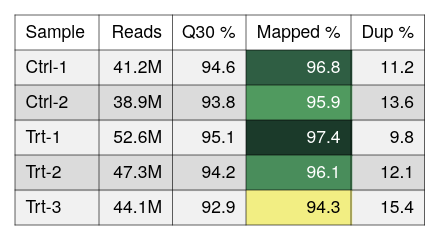

This figure's Vega-Lite source:
### Vega-Lite specification from a JSON file in a GitHub repository (floating-point values rounded to 4 significant figures)
{"background": null, "config": {"arc": {"fill": "#DBDBDB", "fillOpacity": 1.0, "innerRadius": 25.0, "padAngle": 0.03, "stroke": "black", "strokeOpacity": 1, "strokeWidth": 0.25}, "area": {"fill": "#DBDBDB", "fillOpacity": 1.0, "stroke": "black", "strokeOpacity": 1, "strokeWidth": 0.25}, "axis": {"domain": true, "domainCap": "round", "domainColor": "black", "domainWidth": 0.25, "grid": false, "gridCap": "round", "gridColor": "#F1F1F1", "gridDash": [0, 0], "gridOpacity": 1.0, "gridWidth": 0.25, "labelColor": "black", "labelFont": "Helvetica Neue", "labelFontSize": 7, "labelFontStyle": "normal", "labelFontWeight": 400, "offset": 4.5, "ticks": true, "tickCap": "round", "tickColor": "black", "tickRound": false, "tickSize": 3, "tickWidth": 0.25, "titleColor": "black", "titleFont": "Helvetica Neue", "titleFontSize": 7, "titleFontStyle": "normal", "titleFontWeight": 400}, "axisX": {"domain": true, "labelAlign": "center", "labelAngle": 0, "labels": true, "ticks": true, "translate": 0}, "axisY": {"domain": true, "labelAlign": "right", "labelAngle": 0, "labels": true, "ticks": true, "translate": 0}, "axisRight": {"domain": true, "labelAlign": "left", "labelAngle": 0, "labels": true, "ticks": true, "translate": 0}, "axisTop": {"domain": true, "labelAlign": "center", "labelAngle": 0, "labels": true, "ticks": true, "translate": 0}, "axisBand": {"tickOffset": 0}, "bar": {"fill": "#DBDBDB", "fillOpacity": 1.0, "stroke": "black", "strokeOpacity": 1, "strokeWidth": 0.25}, "boxplot": {"size": 9.0, "ticks": {"cornerRadius": 0.25, "fill": "black", "opacity": 1, "size": 4.5, "thickness": 0.25}, "box": {"fillOpacity": 1.0, "stroke": "black", "strokeOpacity": 1, "strokeWidth": 0.25}, "median": {"cornerRadius": 0, "fill": "black", "fillOpacity": 1.0, "opacity": 1, "size": 9.0, "thickness": 0.25}, "rule": {"fill": "black", "fillOpacity": 1.0, "size": 10.0, "stroke": "black", "strokeDash": [0, 0], "strokeOpacity": 1, "strokeWidth": 0.25}, "outliers": {"color": "black", "fill": "black", "fillOpacity": 1.0, "size": 0, "stroke": "black", "strokeOpacity": 1, "strokeWidth": 0.25}}, "circle": {"fill": "black", "fillOpacity": 1.0, "size": 0.5, "stroke": null, "strokeOpacity": 1, "strokeWidth": 0.25}, "errorband": {"band": {"fillOpacity": 0.6, "stroke": null, "strokeWidth": 0.25, "strokeOpacity": 1}, "borders": {"opacity": 0, "strokeOpacity": 0.25, "strokeWidth": 1}}, "errorbar": {"opacity": 1, "rule": {"strokeDash": [0, 0], "strokeWidth": 0.25}, "ticks": {"color": "black", "cornerRadius": 0.125, "opacity": 1, "size": 6.0, "thickness": 0.25}, "thickness": 0.25}, "font": "Helvetica Neue", "geoshape": {"fill": "#DBDBDB", "fillOpacity": 1.0, "stroke": "black", "strokeOpacity": 1, "strokeWidth": 0.25}, "header": {"labelColor": "black", "labelFont": "Helvetica Neue", "labelFontSize": 7, "labelFontStyle": "normal", "labelFontWeight": 400, "titleColor": "black", "titleFont": "Helvetica Neue", "titleFontSize": 7, "titleFontStyle": "normal", "titleFontWeight": 400, "titlePadding": 0}, "legend": {"disable": false, "offset": 4.5, "titlePadding": 4, "labelOffset": 2, "gradientLabelOffset": 2, "gradientLength": 50.0, "gradientThickness": 5.0, "gradientOpacity": 1.0, "gradientStrokeColor": "black", "gradientStrokeWidth": 0.25, "labelColor": "black", "labelFont": "Helvetica Neue", "labelFontSize": 7, "labelFontStyle": "normal", "labelFontWeight": 400, "strokeColor": "black", "strokeWidth": 0, "symbolSize": 42, "symbolStrokeColor": "black", "symbolStrokeWidth": 0.25, "titleColor": "black", "titleFont": "Helvetica Neue", "titleFontSize": 7, "titleFontStyle": "normal", "titleFontWeight": 400}, "line": {"color": "black", "stroke": "black", "strokeCap": "round", "strokeDash": [0, 0], "strokeOpacity": 1, "strokeWidth": 0.375}, "point": {"filled": true, "fill": "#DBDBDB", "fillOpacity": 1.0, "size": 5.0, "stroke": "black", "strokeOpacity": 1, "strokeWidth": 0.25}, "range": {"category": ["#C6D9F1", "#F1C9CB", "#FEF0B9", "#CEE37A", "#7AA8E0", "#E589A3", "#FDDD5D", "#68B961", "#4177B1", "#C35082", "#E5C227", "#438156"], "diverging": {"scheme": ["#C35082", "#CE6D94", "#D989A7", "#E2A4BA", "#EABFCE", "#F1DBE2", "#F6F6F6", "#D7E0EB", "#B9CBE0", "#9BB6D5", "#7DA1C9", "#5F8CBD", "#4177B1"]}, "heatmap": {"scheme": ["#32022B", "#43044D", "#4C196E", "#4D338C", "#484DA6", "#3A68BB", "#1D83CA", "#1D9CCB", "#23B5C9", "#28CDC5", "#4DE0B4", "#91EE9F"]}, "ordinal": {"scheme": ["#F1F1F1", "#DBDBDB", "#C6C6C6", "#B2B2B2", "#9D9D9D", "#898989", "#767676", "#636363", "#515151", "#404040", "#2F2F2F", "#1F1F1F"]}, "ramp": {"scheme": ["#32022B", "#43044D", "#4C196E", "#4D338C", "#484DA6", "#3A68BB", "#1D83CA", "#1D9CCB", "#23B5C9", "#28CDC5", "#4DE0B4", "#91EE9F"]}}, "rule": {"color": "black", "stroke": "black", "strokeCap": "round", "strokeDash": [2, 2], "strokeOpacity": 1, "strokeWidth": 0.25}, "scale": {"bandPaddingInner": 0.1, "bandPaddingOuter": 0.1, "round": false}, "rect": {"fill": "#DBDBDB", "fillOpacity": 1.0, "stroke": "black", "strokeOpacity": 1, "strokeWidth": 0.25}, "square": {"fill": "#DBDBDB", "fillOpacity": 1.0, "size": 10.0, "stroke": "black", "strokeOpacity": 1, "strokeWidth": 0.25}, "text": {"color": "black", "font": "Helvetica Neue", "fontSize": 7, "fontStyle": "normal", "fontWeight": 400}, "tick": {"color": "black", "cornerRadius": 0.125, "opacity": 1.0, "size": 9.0, "thickness": 0.25}, "title": {"anchor": "middle", "frame": "group", "color": "black", "font": "Helvetica Neue", "fontSize": 7, "fontStyle": "normal", "fontWeight": 400, "subtitleColor": "black", "subtitleFont": "Helvetica Neue", "subtitleFontSize": "Helvetica Neue", "subtitleFontStyle": "normal", "subtitleFontWeight": 400}, "trail": {"color": "black", "opacity": 1, "size": 0.375}, "view": {"continuousWidth": 100, "continuousHeight": 100, "discreteWidth": 100, "discreteHeight": 100, "fill": null, "stroke": null, "strokeWidth": 0.25}}, "layer": [{"data": {"name": "data-91056f8938c756990760b3ee3ffbadab"}, "mark": {"type": "rect", "fill": "#F1F1F1", "stroke": null, "strokeWidth": 0}, "encoding": {"x": {"value": 0}, "x2": {"value": 34.1}, "y": {"axis": null, "field": "__ytop", "scale": {"domain": [0, 84], "nice": false, "range": [0, 84], "zero": false}, "type": "quantitative"}, "y2": {"field": "__ybot"}}, "transform": [{"window": [{"op": "row_number", "field": "", "as": "__rowidx"}]}, {"calculate": "14 + (datum.__rowidx - 1) * 14", "as": "__ytop"}, {"calculate": "min(14 + datum.__rowidx * 14 + 0.5, 84)", "as": "__ybot"}, {"calculate": "14 + (datum.__rowidx - 0.5) * 14", "as": "__ymid"}, {"filter": "(datum.__rowidx - 1) % 2 == 0"}]}, {"data": {"name": "data-91056f8938c756990760b3ee3ffbadab"}, "mark": {"type": "rect", "fill": "#DBDBDB", "stroke": null, "strokeWidth": 0}, "encoding": {"x": {"value": 0}, "x2": {"value": 34.1}, "y": {"axis": null, "field": "__ytop", "scale": {"domain": [0, 84], "nice": false, "range": [0, 84], "zero": false}, "type": "quantitative"}, "y2": {"field": "__ybot"}}, "transform": [{"window": [{"op": "row_number", "field": "", "as": "__rowidx"}]}, {"calculate": "14 + (datum.__rowidx - 1) * 14", "as": "__ytop"}, {"calculate": "min(14 + datum.__rowidx * 14 + 0.5, 84)", "as": "__ybot"}, {"calculate": "14 + (datum.__rowidx - 0.5) * 14", "as": "__ymid"}, {"filter": "(datum.__rowidx - 1) % 2 == 1"}]}, {"data": {"name": "data-91056f8938c756990760b3ee3ffbadab"}, "mark": {"type": "rect", "fill": "#F1F1F1", "stroke": null, "strokeWidth": 0}, "encoding": {"x": {"value": 33.6}, "x2": {"value": 63.5}, "y": {"axis": null, "field": "__ytop", "scale": {"domain": [0, 84], "nice": false, "range": [0, 84], "zero": false}, "type": "quantitative"}, "y2": {"field": "__ybot"}}, "transform": [{"window": [{"op": "row_number", "field": "", "as": "__rowidx"}]}, {"calculate": "14 + (datum.__rowidx - 1) * 14", "as": "__ytop"}, {"calculate": "min(14 + datum.__rowidx * 14 + 0.5, 84)", "as": "__ybot"}, {"calculate": "14 + (datum.__rowidx - 0.5) * 14", "as": "__ymid"}, {"filter": "(datum.__rowidx - 1) % 2 == 0"}]}, {"data": {"name": "data-91056f8938c756990760b3ee3ffbadab"}, "mark": {"type": "rect", "fill": "#DBDBDB", "stroke": null, "strokeWidth": 0}, "encoding": {"x": {"value": 33.6}, "x2": {"value": 63.5}, "y": {"axis": null, "field": "__ytop", "scale": {"domain": [0, 84], "nice": false, "range": [0, 84], "zero": false}, "type": "quantitative"}, "y2": {"field": "__ybot"}}, "transform": [{"window": [{"op": "row_number", "field": "", "as": "__rowidx"}]}, {"calculate": "14 + (datum.__rowidx - 1) * 14", "as": "__ytop"}, {"calculate": "min(14 + datum.__rowidx * 14 + 0.5, 84)", "as": "__ybot"}, {"calculate": "14 + (datum.__rowidx - 0.5) * 14", "as": "__ymid"}, {"filter": "(datum.__rowidx - 1) % 2 == 1"}]}, {"data": {"name": "data-91056f8938c756990760b3ee3ffbadab"}, "mark": {"type": "rect", "fill": "#F1F1F1", "stroke": null, "strokeWidth": 0}, "encoding": {"x": {"value": 63.0}, "x2": {"value": 92.9}, "y": {"axis": null, "field": "__ytop", "scale": {"domain": [0, 84], "nice": false, "range": [0, 84], "zero": false}, "type": "quantitative"}, "y2": {"field": "__ybot"}}, "transform": [{"window": [{"op": "row_number", "field": "", "as": "__rowidx"}]}, {"calculate": "14 + (datum.__rowidx - 1) * 14", "as": "__ytop"}, {"calculate": "min(14 + datum.__rowidx * 14 + 0.5, 84)", "as": "__ybot"}, {"calculate": "14 + (datum.__rowidx - 0.5) * 14", "as": "__ymid"}, {"filter": "(datum.__rowidx - 1) % 2 == 0"}]}, {"data": {"name": "data-91056f8938c756990760b3ee3ffbadab"}, "mark": {"type": "rect", "fill": "#DBDBDB", "stroke": null, "strokeWidth": 0}, "encoding": {"x": {"value": 63.0}, "x2": {"value": 92.9}, "y": {"axis": null, "field": "__ytop", "scale": {"domain": [0, 84], "nice": false, "range": [0, 84], "zero": false}, "type": "quantitative"}, "y2": {"field": "__ybot"}}, "transform": [{"window": [{"op": "row_number", "field": "", "as": "__rowidx"}]}, {"calculate": "14 + (datum.__rowidx - 1) * 14", "as": "__ytop"}, {"calculate": "min(14 + datum.__rowidx * 14 + 0.5, 84)", "as": "__ybot"}, {"calculate": "14 + (datum.__rowidx - 0.5) * 14", "as": "__ymid"}, {"filter": "(datum.__rowidx - 1) % 2 == 1"}]}, {"data": {"name": "data-91056f8938c756990760b3ee3ffbadab"}, "mark": {"type": "rect", "fill": "#F1F1F1", "stroke": null, "strokeWidth": 0}, "encoding": {"x": {"value": 92.4}, "x2": {"value": 134.9}, "y": {"axis": null, "field": "__ytop", "scale": {"domain": [0, 84], "nice": false, "range": [0, 84], "zero": false}, "type": "quantitative"}, "y2": {"field": "__ybot"}}, "transform": [{"window": [{"op": "row_number", "field": "", "as": "__rowidx"}]}, {"calculate": "14 + (datum.__rowidx - 1) * 14", "as": "__ytop"}, {"calculate": "min(14 + datum.__rowidx * 14 + 0.5, 84)", "as": "__ybot"}, {"calculate": "14 + (datum.__rowidx - 0.5) * 14", "as": "__ymid"}, {"filter": "(datum.__rowidx - 1) % 2 == 0"}]}, {"data": {"name": "data-91056f8938c756990760b3ee3ffbadab"}, "mark": {"type": "rect", "fill": "#DBDBDB", "stroke": null, "strokeWidth": 0}, "encoding": {"x": {"value": 92.4}, "x2": {"value": 134.9}, "y": {"axis": null, "field": "__ytop", "scale": {"domain": [0, 84], "nice": false, "range": [0, 84], "zero": false}, "type": "quantitative"}, "y2": {"field": "__ybot"}}, "transform": [{"window": [{"op": "row_number", "field": "", "as": "__rowidx"}]}, {"calculate": "14 + (datum.__rowidx - 1) * 14", "as": "__ytop"}, {"calculate": "min(14 + datum.__rowidx * 14 + 0.5, 84)", "as": "__ybot"}, {"calculate": "14 + (datum.__rowidx - 0.5) * 14", "as": "__ymid"}, {"filter": "(datum.__rowidx - 1) % 2 == 1"}]}, {"data": {"name": "data-91056f8938c756990760b3ee3ffbadab"}, "mark": {"type": "rect", "fill": "#F1F1F1", "stroke": null, "strokeWidth": 0}, "encoding": {"x": {"value": 134.4}, "x2": {"value": 163.8}, "y": {"axis": null, "field": "__ytop", "scale": {"domain": [0, 84], "nice": false, "range": [0, 84], "zero": false}, "type": "quantitative"}, "y2": {"field": "__ybot"}}, "transform": [{"window": [{"op": "row_number", "field": "", "as": "__rowidx"}]}, {"calculate": "14 + (datum.__rowidx - 1) * 14", "as": "__ytop"}, {"calculate": "min(14 + datum.__rowidx * 14 + 0.5, 84)", "as": "__ybot"}, {"calculate": "14 + (datum.__rowidx - 0.5) * 14", "as": "__ymid"}, {"filter": "(datum.__rowidx - 1) % 2 == 0"}]}, {"data": {"name": "data-91056f8938c756990760b3ee3ffbadab"}, "mark": {"type": "rect", "fill": "#DBDBDB", "stroke": null, "strokeWidth": 0}, "encoding": {"x": {"value": 134.4}, "x2": {"value": 163.8}, "y": {"axis": null, "field": "__ytop", "scale": {"domain": [0, 84], "nice": false, "range": [0, 84], "zero": false}, "type": "quantitative"}, "y2": {"field": "__ybot"}}, "transform": [{"window": [{"op": "row_number", "field": "", "as": "__rowidx"}]}, {"calculate": "14 + (datum.__rowidx - 1) * 14", "as": "__ytop"}, {"calculate": "min(14 + datum.__rowidx * 14 + 0.5, 84)", "as": "__ybot"}, {"calculate": "14 + (datum.__rowidx - 0.5) * 14", "as": "__ymid"}, {"filter": "(datum.__rowidx - 1) % 2 == 1"}]}, {"data": {"name": "data-91056f8938c756990760b3ee3ffbadab"}, "mark": {"type": "rect", "stroke": null, "strokeWidth": 0}, "encoding": {"color": {"field": "mapped", "legend": null, "scale": {"domain": [94.3, 97.4], "range": ["#F2EE83", "#CEE37A", "#ACD770", "#8AC867", "#68B961", "#58A761", "#4D945E", "#438156", "#396E4D", "#2E5C42", "#244B36", "#1B3A2A"]}, "type": "quantitative"}, "x": {"value": 92.4}, "x2": {"value": 134.9}, "y": {"axis": null, "field": "__ytop", "scale": {"domain": [0, 84], "nice": false, "range": [0, 84], "zero": false}, "type": "quantitative"}, "y2": {"field": "__ybot"}}, "transform": [{"window": [{"op": "row_number", "field": "", "as": "__rowidx"}]}, {"calculate": "14 + (datum.__rowidx - 1) * 14", "as": "__ytop"}, {"calculate": "min(14 + datum.__rowidx * 14 + 0.5, 84)", "as": "__ybot"}, {"calculate": "14 + (datum.__rowidx - 0.5) * 14", "as": "__ymid"}]}, {"data": {"values": [{"__dysonsphere__": 1}]}, "mark": {"type": "rule", "color": "black", "strokeDash": [0, 0], "strokeWidth": 0.25}, "encoding": {"x": {"value": 0}, "x2": {"value": 163.8}, "y": {"value": 14}}}, {"data": {"values": [{"__dysonsphere__": 1}]}, "mark": {"type": "rule", "color": "black", "strokeDash": [0, 0], "strokeWidth": 0.25}, "encoding": {"x": {"value": 0}, "x2": {"value": 163.8}, "y": {"value": 28}}}, {"data": {"values": [{"__dysonsphere__": 1}]}, "mark": {"type": "rule", "color": "black", "strokeDash": [0, 0], "strokeWidth": 0.25}, "encoding": {"x": {"value": 0}, "x2": {"value": 163.8}, "y": {"value": 42}}}, {"data": {"values": [{"__dysonsphere__": 1}]}, "mark": {"type": "rule", "color": "black", "strokeDash": [0, 0], "strokeWidth": 0.25}, "encoding": {"x": {"value": 0}, "x2": {"value": 163.8}, "y": {"value": 56}}}, {"data": {"values": [{"__dysonsphere__": 1}]}, "mark": {"type": "rule", "color": "black", "strokeDash": [0, 0], "strokeWidth": 0.25}, "encoding": {"x": {"value": 0}, "x2": {"value": 163.8}, "y": {"value": 70}}}, {"data": {"values": [{"__dysonsphere__": 1}]}, "mark": {"type": "rule", "color": "black", "strokeDash": [0, 0], "strokeWidth": 0.25}, "encoding": {"x": {"value": 33.6}, "y": {"value": 0}, "y2": {"value": 84}}}, {"data": {"values": [{"__dysonsphere__": 1}]}, "mark": {"type": "rule", "color": "black", "strokeDash": [0, 0], "strokeWidth": 0.25}, "encoding": {"x": {"value": 63.0}, "y": {"value": 0}, "y2": {"value": 84}}}, {"data": {"values": [{"__dysonsphere__": 1}]}, "mark": {"type": "rule", "color": "black", "strokeDash": [0, 0], "strokeWidth": 0.25}, "encoding": {"x": {"value": 92.4}, "y": {"value": 0}, "y2": {"value": 84}}}, {"data": {"values": [{"__dysonsphere__": 1}]}, "mark": {"type": "rule", "color": "black", "strokeDash": [0, 0], "strokeWidth": 0.25}, "encoding": {"x": {"value": 134.4}, "y": {"value": 0}, "y2": {"value": 84}}}, {"data": {"values": [{"__dysonsphere__": 1}]}, "mark": {"type": "rule", "color": "black", "strokeDash": [0, 0], "strokeWidth": 0.25}, "encoding": {"x": {"value": 0}, "x2": {"value": 163.8}, "y": {"value": 0}}}, {"data": {"values": [{"__dysonsphere__": 1}]}, "mark": {"type": "rule", "color": "black", "strokeDash": [0, 0], "strokeWidth": 0.25}, "encoding": {"x": {"value": 0}, "x2": {"value": 163.8}, "y": {"value": 84}}}, {"data": {"values": [{"__dysonsphere__": 1}]}, "mark": {"type": "rule", "color": "black", "strokeDash": [0, 0], "strokeWidth": 0.25}, "encoding": {"x": {"value": 0}, "y": {"value": 0}, "y2": {"value": 84}}}, {"data": {"values": [{"__dysonsphere__": 1}]}, "mark": {"type": "rule", "color": "black", "strokeDash": [0, 0], "strokeWidth": 0.25}, "encoding": {"x": {"value": 163.8}, "y": {"value": 0}, "y2": {"value": 84}}}, {"data": {"name": "data-91056f8938c756990760b3ee3ffbadab"}, "mark": {"type": "text", "align": "left", "baseline": "middle", "fontSize": 7}, "encoding": {"text": {"field": "sample", "type": "nominal"}, "x": {"value": 4.2}, "y": {"axis": null, "field": "__ymid", "scale": {"domain": [0, 84], "nice": false, "range": [0, 84], "zero": false}, "type": "quantitative"}}, "transform": [{"window": [{"op": "row_number", "field": "", "as": "__rowidx"}]}, {"calculate": "14 + (datum.__rowidx - 1) * 14", "as": "__ytop"}, {"calculate": "min(14 + datum.__rowidx * 14 + 0.5, 84)", "as": "__ybot"}, {"calculate": "14 + (datum.__rowidx - 0.5) * 14", "as": "__ymid"}]}, {"data": {"name": "data-91056f8938c756990760b3ee3ffbadab"}, "mark": {"type": "text", "align": "right", "baseline": "middle", "fontSize": 7}, "encoding": {"text": {"field": "reads", "format": "~s", "type": "quantitative"}, "x": {"value": 58.8}, "y": {"axis": null, "field": "__ymid", "scale": {"domain": [0, 84], "nice": false, "range": [0, 84], "zero": false}, "type": "quantitative"}}, "transform": [{"window": [{"op": "row_number", "field": "", "as": "__rowidx"}]}, {"calculate": "14 + (datum.__rowidx - 1) * 14", "as": "__ytop"}, {"calculate": "min(14 + datum.__rowidx * 14 + 0.5, 84)", "as": "__ybot"}, {"calculate": "14 + (datum.__rowidx - 0.5) * 14", "as": "__ymid"}]}, {"data": {"name": "data-91056f8938c756990760b3ee3ffbadab"}, "mark": {"type": "text", "align": "right", "baseline": "middle", "fontSize": 7}, "encoding": {"text": {"field": "q30", "format": ".1f", "type": "quantitative"}, "x": {"value": 88.2}, "y": {"axis": null, "field": "__ymid", "scale": {"domain": [0, 84], "nice": false, "range": [0, 84], "zero": false}, "type": "quantitative"}}, "transform": [{"window": [{"op": "row_number", "field": "", "as": "__rowidx"}]}, {"calculate": "14 + (datum.__rowidx - 1) * 14", "as": "__ytop"}, {"calculate": "min(14 + datum.__rowidx * 14 + 0.5, 84)", "as": "__ybot"}, {"calculate": "14 + (datum.__rowidx - 0.5) * 14", "as": "__ymid"}]}, {"data": {"name": "data-91056f8938c756990760b3ee3ffbadab"}, "mark": {"type": "text", "align": "right", "baseline": "middle", "fontSize": 7}, "encoding": {"color": {"field": "__tc_3", "scale": null, "type": "nominal"}, "text": {"field": "mapped", "format": ".1f", "type": "quantitative"}, "x": {"value": 130.2}, "y": {"axis": null, "field": "__ymid", "scale": {"domain": [0, 84], "nice": false, "range": [0, 84], "zero": false}, "type": "quantitative"}}, "transform": [{"window": [{"op": "row_number", "field": "", "as": "__rowidx"}]}, {"calculate": "14 + (datum.__rowidx - 1) * 14", "as": "__ytop"}, {"calculate": "min(14 + datum.__rowidx * 14 + 0.5, 84)", "as": "__ybot"}, {"calculate": "14 + (datum.__rowidx - 0.5) * 14", "as": "__ymid"}, {"calculate": "datum['mapped'] < 95.28636363636363 ? 'black' : 'white'", "as": "__tc_3"}]}, {"data": {"name": "data-91056f8938c756990760b3ee3ffbadab"}, "mark": {"type": "text", "align": "right", "baseline": "middle", "fontSize": 7}, "encoding": {"text": {"field": "dup", "format": ".1f", "type": "quantitative"}, "x": {"value": 159.6}, "y": {"axis": null, "field": "__ymid", "scale": {"domain": [0, 84], "nice": false, "range": [0, 84], "zero": false}, "type": "quantitative"}}, "transform": [{"window": [{"op": "row_number", "field": "", "as": "__rowidx"}]}, {"calculate": "14 + (datum.__rowidx - 1) * 14", "as": "__ytop"}, {"calculate": "min(14 + datum.__rowidx * 14 + 0.5, 84)", "as": "__ybot"}, {"calculate": "14 + (datum.__rowidx - 0.5) * 14", "as": "__ymid"}]}, {"data": {"values": [{"__dysonsphere__": 1}]}, "mark": {"type": "text", "align": "left", "baseline": "middle", "fontSize": 7, "fontStyle": "bold"}, "encoding": {"text": {"value": "Sample"}, "x": {"value": 4.2}, "y": {"value": 7.0}}}, {"data": {"values": [{"__dysonsphere__": 1}]}, "mark": {"type": "text", "align": "right", "baseline": "middle", "fontSize": 7, "fontStyle": "bold"}, "encoding": {"text": {"value": "Reads"}, "x": {"value": 58.8}, "y": {"value": 7.0}}}, {"data": {"values": [{"__dysonsphere__": 1}]}, "mark": {"type": "text", "align": "right", "baseline": "middle", "fontSize": 7, "fontStyle": "bold"}, "encoding": {"text": {"value": "Q30 %"}, "x": {"value": 88.2}, "y": {"value": 7.0}}}, {"data": {"values": [{"__dysonsphere__": 1}]}, "mark": {"type": "text", "align": "right", "baseline": "middle", "fontSize": 7, "fontStyle": "bold"}, "encoding": {"text": {"value": "Mapped %"}, "x": {"value": 130.2}, "y": {"value": 7.0}}}, {"data": {"values": [{"__dysonsphere__": 1}]}, "mark": {"type": "text", "align": "right", "baseline": "middle", "fontSize": 7, "fontStyle": "bold"}, "encoding": {"text": {"value": "Dup %"}, "x": {"value": 159.6}, "y": {"value": 7.0}}}], "height": 84, "resolve": {"scale": {"color": "independent"}}, "view": {"fill": null, "stroke": null}, "width": 163.8, "$schema": "https://vega.github.io/schema/vega-lite/v6.4.1.json", "datasets": {"data-91056f8938c756990760b3ee3ffbadab": [{"sample": "Ctrl-1", "reads": 41200000, "q30": 94.6, "mapped": 96.8, "dup": 11.2}, {"sample": "Ctrl-2", "reads": 38900000, "q30": 93.8, "mapped": 95.9, "dup": 13.6}, {"sample": "Trt-1", "reads": 52600000, "q30": 95.1, "mapped": 97.4, "dup": 9.8}, {"sample": "Trt-2", "reads": 47300000, "q30": 94.2, "mapped": 96.1, "dup": 12.1}, {"sample": "Trt-3", "reads": 44100000, "q30": 92.9, "mapped": 94.3, "dup": 15.4}]}}
